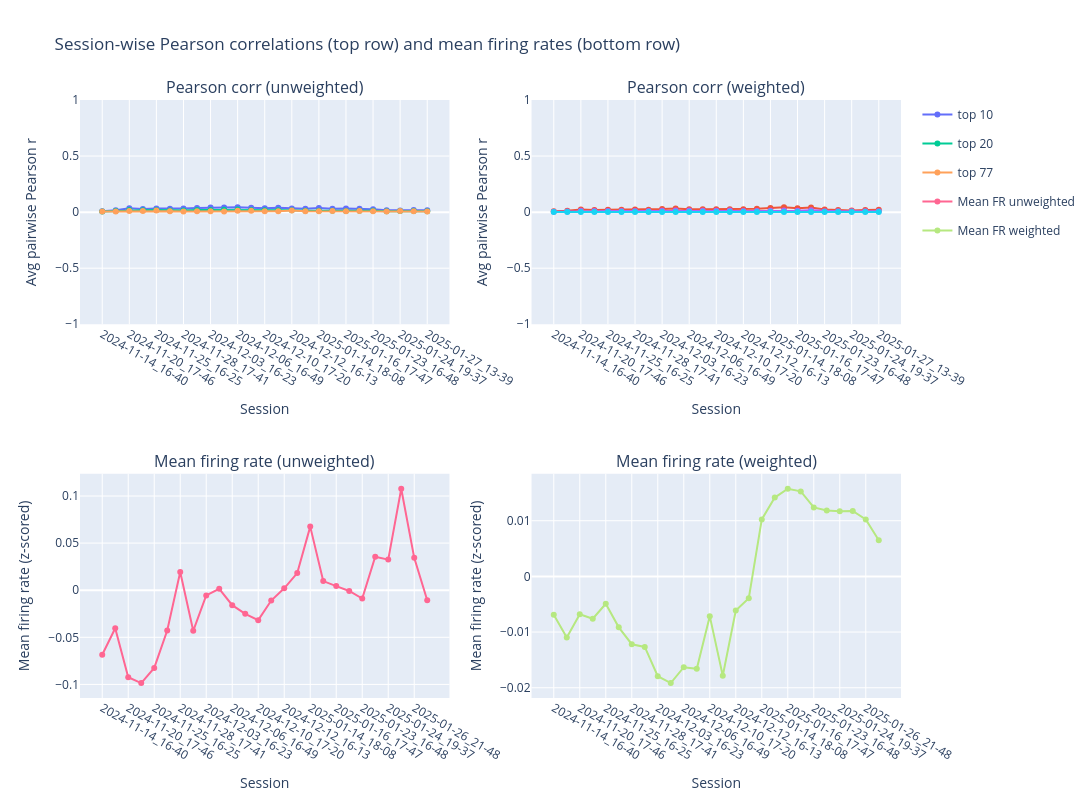

The code cell stored with this chart in its notebook:
### Code cell
top_ns = [10, 20, 77]
session_ids_all = fr_track_selected.index.get_level_values("session_id").unique()
fr_used = fr_z_all_sess.copy()

# 2x2 layout: correlations on first row, firing rates on second row
fig = make_subplots(
    rows=2,
    cols=2,
    subplot_titles=(
        "Pearson corr (unweighted)", "Pearson corr (weighted)",
        "Mean firing rate (unweighted)", "Mean firing rate (weighted)"
    ),
    shared_yaxes=False,
)

weights = ensambles["Assembly012"]
try:
    weights.index = [f"Unit{int(i)+1:04d}" for i in weights.index]  # align to FR column naming
except Exception as e:
    print(f"Error setting weights index: {e}")



# pearson correlations for single neurons weighted and unweightes
for top_n in top_ns:
    top_n_neurons = neurons_ordered[-top_n:]
    rows_unw, rows_w = [], []

    for session_id in session_ids_all:
        neuron_data_session = fr_used.xs(session_id, level=2)

        unit_cols = [
            c for c in neuron_data_session.columns
            if isinstance(c, str) and c.startswith("Unit")
        ]
        neuron_data_session = neuron_data_session[unit_cols]

        top_unit_cols = [
            f"Unit{i+1:04d}" for i in top_n_neurons
            if f"Unit{i+1:04d}" in neuron_data_session.columns
        ]

        neuron_data_top = neuron_data_session[top_unit_cols]

        corr_unw = neuron_data_top.corr(method="pearson")
        rows_unw.append((session_id, mean_offdiag_corr(corr_unw)))

        w = weights.loc[top_unit_cols]
        neuron_data_top_w = neuron_data_top.mul(w, axis=1)
        corr_w = neuron_data_top_w.corr(method="pearson")
        rows_w.append((session_id, mean_offdiag_corr(corr_w)))

    df_unw = pd.DataFrame(rows_unw, columns=["session_id", "avg_corr"])
    df_w = pd.DataFrame(rows_w, columns=["session_id", "avg_corr"])

    fig.add_trace(
        go.Scatter(
            x=df_unw["session_id"],
            y=df_unw["avg_corr"],
            mode="lines+markers",
            name=f"top {top_n}",
            legendgroup=f"top{top_n}",
        ),
        row=1,
        col=1,
    )

    fig.add_trace(
        go.Scatter(
            x=df_w["session_id"],
            y=df_w["avg_corr"],
            mode="lines+markers",
            name=f"top {top_n}",
            legendgroup=f"top{top_n}",
            showlegend=False,  # avoid duplicated legend entries
        ),
        row=1,
        col=2,
    )


# mean fr
fr_units = fr_used.loc[:, fr_used.columns.str.startswith("Unit")]
# fr_units = fr.loc[:, fr.columns.str.startswith("Unit")]
fr_units = fr_units[fr_units.index.get_level_values(2) != 10]

w_all = ensambles["Assembly012"].copy()
w_all = w_all.reindex(fr_units.columns)
fr_units_weighted = fr_units.mul(w_all, axis=1)

session_means_unweighted = (
    fr_units
    .groupby(level=2)
    .mean()
    .mean(axis=1)
)

session_means_weighted = (
    fr_units_weighted
    .groupby(level=2)
    .mean()
    .mean(axis=1)
)

fig.add_scatter(
    x=session_means_unweighted.index,
    y=session_means_unweighted.values,
    mode="lines+markers",
    name="Mean FR unweighted",
    row=2,
    col=1,
)

fig.add_scatter(
    x=session_means_weighted.index,
    y=session_means_weighted.values,
    mode="lines+markers",
    name="Mean FR weighted",
    row=2,
    col=2,
)


fig.update_layout(
    title="Session-wise Pearson correlations (top row) and mean firing rates (bottom row)",
    width=1200,
    height=800,
)

fig.update_xaxes(title_text="Session", row=1, col=1)
fig.update_xaxes(title_text="Session", row=1, col=2)
fig.update_xaxes(title_text="Session", row=2, col=1)
fig.update_xaxes(title_text="Session", row=2, col=2)

fig.update_yaxes(title_text="Avg pairwise Pearson r", row=1, col=1)
fig.update_yaxes(title_text="Avg pairwise Pearson r", row=1, col=2)
fig.update_yaxes(title_text="Mean firing rate (z-scored)", row=2, col=1)
fig.update_yaxes(title_text="Mean firing rate (z-scored)", row=2, col=2)

fig.update_yaxes(range=[-1, 1], row=1, col=1)
fig.update_yaxes(range=[-1, 1], row=1, col=2)

fig.show()

### Figure 1 — Plotly figure (JSON) as saved in the notebook; plotly's stock layout.template omitted (floating-point values rounded to 4 significant figures)
{"data": [{"legendgroup": "top10", "mode": "lines+markers", "name": "top 10", "type": "scatter", "x": ["2024-11-14_16-40", "2024-11-15_15-48", "2024-11-20_17-46", "2024-11-21_17-22", "2024-11-25_16-25", "2024-11-26_16-39", "2024-11-28_17-41", "2024-12-02_16-09", "2024-12-03_16-23", "2024-12-04_18-06", "2024-12-06_16-49", "2024-12-09_17-45", "2024-12-10_17-20", "2024-12-11_17-42", "2024-12-12_16-13", "2024-12-13_17-10", "2025-01-14_18-08", "2025-01-15_17-18", "2025-01-16_17-47", "2025-01-17_16-55", "2025-01-23_16-48", "2025-01-24_12-24", "2025-01-24_19-37", "2025-01-26_21-48", "2025-01-27_13-39"], "xaxis": "x", "y": [0.007268, 0.01571, 0.03354, 0.0285, 0.03191, 0.03026, 0.03275, 0.03674, 0.04147, 0.04192, 0.04398, 0.03828, 0.03567, 0.03807, 0.0321, 0.03063, 0.03621, 0.02943, 0.0316, 0.02924, 0.02482, 0.01578, 0.01516, 0.01901, 0.01695], "yaxis": "y"}, {"legendgroup": "top10", "mode": "lines+markers", "name": "top 10", "showlegend": false, "type": "scatter", "x": ["2024-11-14_16-40", "2024-11-15_15-48", "2024-11-20_17-46", "2024-11-21_17-22", "2024-11-25_16-25", "2024-11-26_16-39", "2024-11-28_17-41", "2024-12-02_16-09", "2024-12-03_16-23", "2024-12-04_18-06", "2024-12-06_16-49", "2024-12-09_17-45", "2024-12-10_17-20", "2024-12-11_17-42", "2024-12-12_16-13", "2024-12-13_17-10", "2025-01-14_18-08", "2025-01-15_17-18", "2025-01-16_17-47", "2025-01-17_16-55", "2025-01-23_16-48", "2025-01-24_12-24", "2025-01-24_19-37", "2025-01-26_21-48", "2025-01-27_13-39"], "xaxis": "x2", "y": [0.008911, 0.01191, 0.02369, 0.01848, 0.02086, 0.02178, 0.02342, 0.02027, 0.02717, 0.03165, 0.02483, 0.02501, 0.02675, 0.02624, 0.02498, 0.03045, 0.03732, 0.04256, 0.03494, 0.04158, 0.02355, 0.01935, 0.01558, 0.0192, 0.0217], "yaxis": "y2"}, {"legendgroup": "top20", "mode": "lines+markers", "name": "top 20", "type": "scatter", "x": ["2024-11-14_16-40", "2024-11-15_15-48", "2024-11-20_17-46", "2024-11-21_17-22", "2024-11-25_16-25", "2024-11-26_16-39", "2024-11-28_17-41", "2024-12-02_16-09", "2024-12-03_16-23", "2024-12-04_18-06", "2024-12-06_16-49", "2024-12-09_17-45", "2024-12-10_17-20", "2024-12-11_17-42", "2024-12-12_16-13", "2024-12-13_17-10", "2025-01-14_18-08", "2025-01-15_17-18", "2025-01-16_17-47", "2025-01-17_16-55", "2025-01-23_16-48", "2025-01-24_12-24", "2025-01-24_19-37", "2025-01-26_21-48", "2025-01-27_13-39"], "xaxis": "x", "y": [0.004876, 0.009347, 0.01855, 0.01624, 0.01946, 0.01535, 0.01426, 0.01862, 0.01854, 0.02016, 0.02273, 0.01798, 0.01587, 0.01698, 0.01637, 0.01161, 0.01264, 0.0133, 0.01054, 0.01328, 0.01172, 0.007741, 0.009797, 0.01105, 0.00816], "yaxis": "y"}, {"legendgroup": "top20", "mode": "lines+markers", "name": "top 20", "showlegend": false, "type": "scatter", "x": ["2024-11-14_16-40", "2024-11-15_15-48", "2024-11-20_17-46", "2024-11-21_17-22", "2024-11-25_16-25", "2024-11-26_16-39", "2024-11-28_17-41", "2024-12-02_16-09", "2024-12-03_16-23", "2024-12-04_18-06", "2024-12-06_16-49", "2024-12-09_17-45", "2024-12-10_17-20", "2024-12-11_17-42", "2024-12-12_16-13", "2024-12-13_17-10", "2025-01-14_18-08", "2025-01-15_17-18", "2025-01-16_17-47", "2025-01-17_16-55", "2025-01-23_16-48", "2025-01-24_12-24", "2025-01-24_19-37", "2025-01-26_21-48", "2025-01-27_13-39"], "xaxis": "x2", "y": [0.003076, 0.004874, 0.01154, 0.0102, 0.01103, 0.01098, 0.01102, 0.01082, 0.01308, 0.01488, 0.01389, 0.01147, 0.01254, 0.01351, 0.0103, 0.009739, 0.01183, 0.01538, 0.01173, 0.01622, 0.008625, 0.007409, 0.007032, 0.008245, 0.007623], "yaxis": "y2"}, {"legendgroup": "top77", "mode": "lines+markers", "name": "top 77", "type": "scatter", "x": ["2024-11-14_16-40", "2024-11-15_15-48", "2024-11-20_17-46", "2024-11-21_17-22", "2024-11-25_16-25", "2024-11-26_16-39", "2024-11-28_17-41", "2024-12-02_16-09", "2024-12-03_16-23", "2024-12-04_18-06", "2024-12-06_16-49", "2024-12-09_17-45", "2024-12-10_17-20", "2024-12-11_17-42", "2024-12-12_16-13", "2024-12-13_17-10", "2025-01-14_18-08", "2025-01-15_17-18", "2025-01-16_17-47", "2025-01-17_16-55", "2025-01-23_16-48", "2025-01-24_12-24", "2025-01-24_19-37", "2025-01-26_21-48", "2025-01-27_13-39"], "xaxis": "x", "y": [0.004827, 0.005657, 0.00929, 0.008931, 0.01469, 0.008804, 0.006216, 0.007237, 0.006974, 0.006532, 0.0122, 0.01319, 0.008155, 0.00688, 0.01464, 0.006998, 0.006823, 0.009472, 0.007205, 0.01048, 0.006783, 0.005118, 0.009026, 0.007013, 0.005504], "yaxis": "y"}, {"legendgroup": "top77", "mode": "lines+markers", "name": "top 77", "showlegend": false, "type": "scatter", "x": ["2024-11-14_16-40", "2024-11-15_15-48", "2024-11-20_17-46", "2024-11-21_17-22", "2024-11-25_16-25", "2024-11-26_16-39", "2024-11-28_17-41", "2024-12-02_16-09", "2024-12-03_16-23", "2024-12-04_18-06", "2024-12-06_16-49", "2024-12-09_17-45", "2024-12-10_17-20", "2024-12-11_17-42", "2024-12-12_16-13", "2024-12-13_17-10", "2025-01-14_18-08", "2025-01-15_17-18", "2025-01-16_17-47", "2025-01-17_16-55", "2025-01-23_16-48", "2025-01-24_12-24", "2025-01-24_19-37", "2025-01-26_21-48", "2025-01-27_13-39"], "xaxis": "x2", "y": [0.00119, 0.001435, 0.002208, 0.001962, 0.002197, 0.001973, 0.001827, 0.00143, 0.001488, 0.001741, 0.001676, 0.001577, 0.001781, 0.00173, 0.001602, 0.0013, 0.001036, 0.001746, 0.001222, 0.001687, 0.001362, 0.001438, 0.002071, 0.001536, 0.001048], "yaxis": "y2"}, {"mode": "lines+markers", "name": "Mean FR unweighted", "type": "scatter", "x": ["2024-11-14_16-40", "2024-11-15_15-48", "2024-11-20_17-46", "2024-11-21_17-22", "2024-11-25_16-25", "2024-11-26_16-39", "2024-11-28_17-41", "2024-12-02_16-09", "2024-12-03_16-23", "2024-12-04_18-06", "2024-12-06_16-49", "2024-12-09_17-45", "2024-12-10_17-20", "2024-12-11_17-42", "2024-12-12_16-13", "2024-12-13_17-10", "2025-01-14_18-08", "2025-01-15_17-18", "2025-01-16_17-47", "2025-01-17_16-55", "2025-01-23_16-48", "2025-01-24_12-24", "2025-01-24_19-37", "2025-01-25_21-29", "2025-01-26_21-48", "2025-01-27_13-39"], "xaxis": "x3", "y": [-0.06853, -0.04038, -0.09242, -0.09854, -0.08252, -0.04274, 0.01928, -0.0431, -0.005589, 0.00144, -0.01592, -0.02511, -0.03176, -0.01101, 0.001963, 0.01816, 0.06749, 0.009701, 0.004331, -0.0008204, -0.00885, 0.03551, 0.03246, 0.1077, 0.03434, -0.01066], "yaxis": "y3"}, {"mode": "lines+markers", "name": "Mean FR weighted", "type": "scatter", "x": ["2024-11-14_16-40", "2024-11-15_15-48", "2024-11-20_17-46", "2024-11-21_17-22", "2024-11-25_16-25", "2024-11-26_16-39", "2024-11-28_17-41", "2024-12-02_16-09", "2024-12-03_16-23", "2024-12-04_18-06", "2024-12-06_16-49", "2024-12-09_17-45", "2024-12-10_17-20", "2024-12-11_17-42", "2024-12-12_16-13", "2024-12-13_17-10", "2025-01-14_18-08", "2025-01-15_17-18", "2025-01-16_17-47", "2025-01-17_16-55", "2025-01-23_16-48", "2025-01-24_12-24", "2025-01-24_19-37", "2025-01-25_21-29", "2025-01-26_21-48", "2025-01-27_13-39"], "xaxis": "x4", "y": [-0.006889, -0.01096, -0.006805, -0.007602, -0.004916, -0.009148, -0.01218, -0.01267, -0.01792, -0.01915, -0.01631, -0.0166, -0.007138, -0.01785, -0.006135, -0.003914, 0.01023, 0.01416, 0.01575, 0.01527, 0.0124, 0.01183, 0.01172, 0.01176, 0.01022, 0.006504], "yaxis": "y4"}], "layout": {"annotations": [{"font": {"size": 16}, "showarrow": false, "text": "Pearson corr (unweighted)", "x": 0.225, "xanchor": "center", "xref": "paper", "y": 1, "yanchor": "bottom", "yref": "paper"}, {"font": {"size": 16}, "showarrow": false, "text": "Pearson corr (weighted)", "x": 0.775, "xanchor": "center", "xref": "paper", "y": 1, "yanchor": "bottom", "yref": "paper"}, {"font": {"size": 16}, "showarrow": false, "text": "Mean firing rate (unweighted)", "x": 0.225, "xanchor": "center", "xref": "paper", "y": 0.375, "yanchor": "bottom", "yref": "paper"}, {"font": {"size": 16}, "showarrow": false, "text": "Mean firing rate (weighted)", "x": 0.775, "xanchor": "center", "xref": "paper", "y": 0.375, "yanchor": "bottom", "yref": "paper"}], "height": 800, "title": {"text": "Session-wise Pearson correlations (top row) and mean firing rates (bottom row)"}, "width": 1200, "xaxis": {"anchor": "y", "domain": [0, 0.45], "title": {"text": "Session"}}, "xaxis2": {"anchor": "y2", "domain": [0.55, 1], "title": {"text": "Session"}}, "xaxis3": {"anchor": "y3", "domain": [0, 0.45], "title": {"text": "Session"}}, "xaxis4": {"anchor": "y4", "domain": [0.55, 1], "title": {"text": "Session"}}, "yaxis": {"anchor": "x", "domain": [0.625, 1], "range": [-1, 1], "title": {"text": "Avg pairwise Pearson r"}}, "yaxis2": {"anchor": "x2", "domain": [0.625, 1], "range": [-1, 1], "title": {"text": "Avg pairwise Pearson r"}}, "yaxis3": {"anchor": "x3", "domain": [0, 0.375], "title": {"text": "Mean firing rate (z-scored)"}}, "yaxis4": {"anchor": "x4", "domain": [0, 0.375], "title": {"text": "Mean firing rate (z-scored)"}}}}
